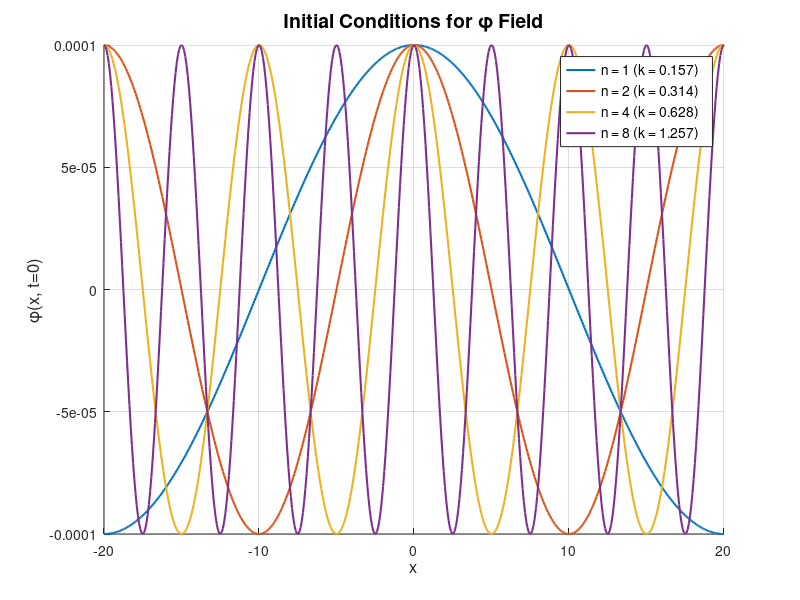

MATLAB code to generate this figure: (Note: this script raises an error after producing the figure.)
%% Coupled Higgs-Klein-Gordon Equations Solver using ODE45
clear all; close all; clc;

%% Constants:
% Physical
P.m = 1.0;  
P.g = 0.1;   
P.lam = 1.0; 
P.v = 1.0;  

% Numerical:
L = 40.0; % Size of domain
Nx = 512; % number of spatial points
dx = L / (Nx - 1);
P.dx = dx;
P.Nx = Nx;
x = linspace(-L/2, L/2, Nx);

% Time
stop_time = 200; 
tspan = [0 stop_time];


%% Initial Conditions:
eps = 1e-4;    % small amplitude (linear regime)

% Equilibrium 
h_star = P.v;
phi_star = 0;

n_list = [1, 2, 4, 8];   
Nk = numel(n_list);

%% Intial Conditions
figure('Name','Initial Conditions for φ','Units','normalized','Position',[0.1 0.2 0.6 0.5]);
hold on;
grid on;

% Colors for different modes
colors = lines(Nk);

% Initialize arrays
k_vals = zeros(Nk,1);
phi_init_all = zeros(Nk, Nx);
labels = cell(Nk, 1);

% Generate and plot initial conditions for each mode
for jj = 1:Nk
    n = n_list(jj);
    k0 = 2*pi*n / L;
    k_vals(jj) = k0;
    mode = cos(k0 * x);
    labels{jj} = sprintf('n = %d (k = %.3f)', n, k0);

    phi_0 = phi_star + eps * mode;
    
    phi_init_all(jj, :) = phi_0;
    
    plot(x, phi_0, 'LineWidth', 1.5, 'Color', colors(jj,:));
end

% Configure the plot
xlabel('x', 'FontSize', 12);
ylabel('\phi(x, t=0)', 'FontSize', 12);
title('Initial Conditions for \phi Field', 'FontSize', 14);
legend(labels, 'Location', 'best', 'FontSize', 10);
xlim([-L/2, L/2]);



hold off;

%% Sweep over modes and compute omega
options = odeset('RelTol', 1e-7, 'AbsTol', 1e-9);

fprintf('Starting sweep over n values: %s\n', mat2str(n_list));

% Store results
omega_num = zeros(Nk,1);
omega_theory = zeros(Nk,1);

for jj = 1:Nk
    n = n_list(jj);
    k0 = k_vals(jj);
    
    % Use stored initial conditions
    phi_0 = phi_init_all(jj, :);
    dphi_dt_0 = zeros(size(x));
    h_0 = h_star * ones(size(x));
    dh_dt_0 = zeros(size(x));
    
    U0 = [phi_0, dphi_dt_0, h_0, dh_dt_0]';

    fprintf('  Running n=%d, k0=%.4f ... ', n, k0);
    tic;
    [t, U] = ode45(@(t,U) higgsKleinGordonODE(t, U, P), tspan, U0, options);
    elapsed = toc;
    fprintf('done (%.2f s, %d steps)\n', elapsed, length(t));

    % Reconstruct phi and h arrays (Nx x Nt)
    phi_sol = U(:, 1:Nx)';          % size (Nx x Nt)
    h_sol   = U(:, 2*Nx+1:3*Nx)';

    Aphi = zeros(length(t),1);
    cos_kx = cos(k0 * x).';    % Column vector
    
    for ti = 1:length(t)
        phi_t = phi_sol(:, ti);     % also column
        a_phi = (2/L) * trapz(x, phi_t .* cos_kx);
        Aphi(ti) = a_phi;
    end

    % Estimate omega from amplitude time series
    omega_est = estimate_frequency(t, Aphi);
    omega_num(jj) = omega_est;

    % Analytical effective mass for phi-mode at equilibrium h_star
    mphi2 = P.m^2 + P.g * h_star;         % m_eff^2 for phi
    omega_theory(jj) = sqrt(k0^2 + mphi2);

    fprintf('    ω_num = %.6f, ω_theory = %.6f, rel error = %.2e\n', ...
        omega_est, omega_theory(jj), abs(omega_est-omega_theory(jj))/omega_theory(jj));
end

%% Plot numeric vs theory
figure('Name','Dispersion: ω(k)','Units','normalized','Position',[0.2 0.2 0.5 0.5]);
plot(k_vals, omega_num, 'bo-', 'LineWidth', 1.5, 'MarkerSize',8); hold on;
plot(k_vals, omega_theory, 'r--s', 'LineWidth', 1.5, 'MarkerSize',8);
xlabel('k');
ylabel('\omega(k)');
legend('Numerical \omega_{\phi, num}','Analytic \omega_{\phi, theory}','Location','best');
title('Dispersion relation: numerical vs theory  \phi-mode');
grid on;

%% Sytem of ODES for higgs Klein Gordon
function dUdt = higgsKleinGordonODE(t, U, P)
    Nx = P.Nx;
    dx = P.dx;

    % unpack state vector
    phi     = U(1:Nx);
    dphi_dt = U(Nx+1:2*Nx);
    h       = U(2*Nx+1:3*Nx);
    dh_dt   = U(3*Nx+1:4*Nx);

    % allocate
    laplacian_phi = zeros(Nx,1);
    laplacian_h   = zeros(Nx,1);

    for i = 2:Nx-1
        laplacian_phi(i) = (phi(i+1) - 2*phi(i) + phi(i-1)) / dx^2;
        laplacian_h(i)   = (h(i+1)   - 2*h(i)   + h(i-1))   / dx^2;
    end

    laplacian_phi(1)  = (phi(2)     - 2*phi(1)   + phi(2))     / dx^2;
    laplacian_phi(Nx) = (phi(Nx-1)  - 2*phi(Nx)  + phi(Nx-1))  / dx^2;

    laplacian_h(1)    = (h(2)       - 2*h(1)     + h(2))       / dx^2;
    laplacian_h(Nx)   = (h(Nx-1)    - 2*h(Nx)    + h(Nx-1))    / dx^2;

    % Higgs potential derivative
    V_prime = P.lam * h .* (h.^2 - P.v^2);

    dphi_dt2 = laplacian_phi - P.m^2 * phi - 2 * P.g * h .* phi;
    dh_dt2   = laplacian_h   - V_prime    -     P.g * phi.^2;

    dUdt = [dphi_dt; dphi_dt2; dh_dt; dh_dt2];
end


%% Plot functions
function poltICs(x, phi_0, dphi_dt_0, h_0, dh_dt_0, P)
    figure()
    tl = tiledlayout(1, 2, 'TileSpacing', 'compact', 'Padding', 'compact');
    
    ax1 = nexttile;
    plot(x, phi_0, 'b-');
    hold on
    plot(x, dphi_dt_0, 'b--');
    hold off
    xlabel('x'); 
    legend('\phi','d\phi/dt')
    title('\phi initial condition');
    grid on;
    
    ax2 = nexttile;
    plot(x, h_0- P.v, 'b-');
    hold on
    plot(x, dh_dt_0, 'b--');
    hold off
    xlabel('x'); 
    ylabel('h');
    legend('h - v','dh/dt')
    title('h initial condition');
    grid on;
end

